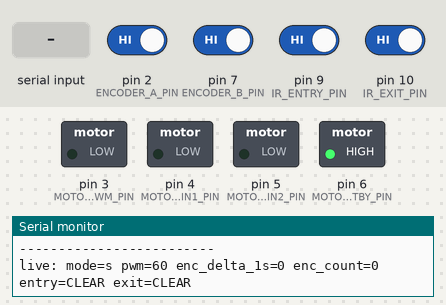
A sketch run on a simulated Arduino Uno, built with avr-gcc and run on an emulated ATmega328P. On the bench: switched loads named in the sketch (green lamp = pin HIGH), the last lines printed to the serial monitor. The inputs (shaded band) are chosen by the test bench; at power-on: pin 2 (ENCODER_A_PIN), pin 7 (ENCODER_B_PIN), pin 9 (IR_ENTRY_PIN), pin 10 (IR_EXIT_PIN) HIGH.

Above: at 1.2 s.
1.3 s: "f" received over Serial
At 2.5 s:
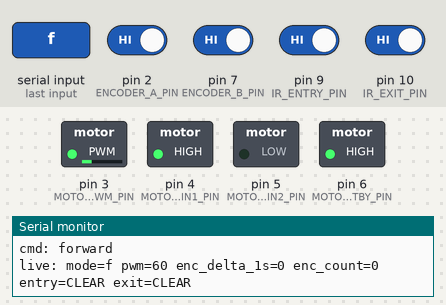
2.8 s: "r" received over Serial
At 3.7 s:
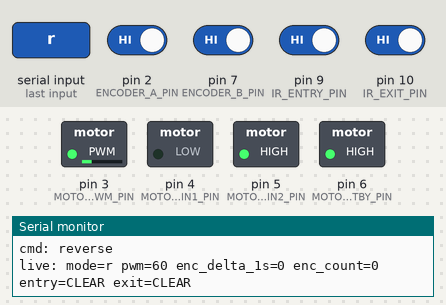
4.3 s: "b" received over Serial
At 4.8 s:
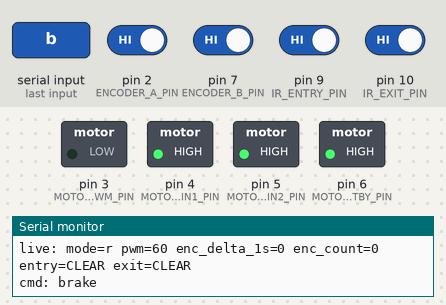
11.5 s: "p" received over Serial
At 12.9 s:
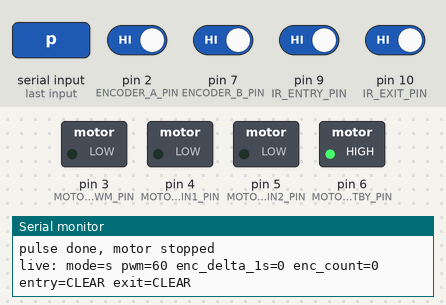
Timing chart, 0 to 14.3 s (numbered marks = the images above; inputs shaded):
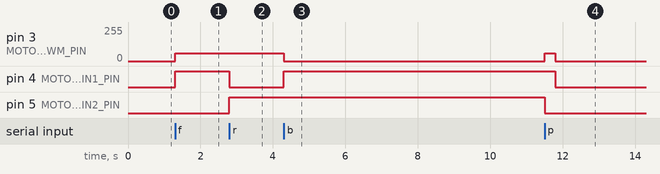

The sketch:

05_wiring_diagnostic.ino
```cpp
/*
  Collector Wiring Diagnostic

  Purpose:
    Shows whether the first collector wiring is alive before running full logic.

  Pin map:
    D2  -> Encoder A
    D3  -> TB6612 PWMA
    D4  -> TB6612 AIN1
    D5  -> TB6612 AIN2
    D6  -> TB6612 STBY
    D7  -> Encoder B
    D9  -> IR #1 entry receiver signal
    D10 -> IR #2 exit receiver signal

  Power:
    Arduino 5V  -> TB6612 VCC, encoder VCC, IR VCC
    Arduino GND -> TB6612 GND -> 12V PSU -
    12V PSU +   -> TB6612 VM
    Motor red   -> TB6612 AO1
    Motor black -> TB6612 AO2

  Serial Monitor:
    Baud rate: 115200
    Line ending: No line ending

  Commands:
    i = print wiring status once
    p = short low-PWM forward pulse, then stop
    f = forward low PWM
    r = reverse low PWM
    s = stop/coast
    b = brake
    + = increase PWM by 10, max 120
    - = decrease PWM by 10
    ? = help

  Expected IR logic for Adafruit break beam receivers with INPUT_PULLUP:
    LOW  = beam broken / blocked
    HIGH = beam clear / unbroken
*/

const byte ENCODER_A_PIN = 2;
const byte MOTOR_PWM_PIN = 3;
const byte MOTOR_AIN1_PIN = 4;
const byte MOTOR_AIN2_PIN = 5;
const byte MOTOR_STBY_PIN = 6;
const byte ENCODER_B_PIN = 7;
const byte IR_ENTRY_PIN = 9;
const byte IR_EXIT_PIN = 10;

const byte START_PWM = 60;
const byte MAX_SAFE_PWM = 120;
const unsigned int PULSE_MS = 300;

volatile long encoderCount = 0;
byte motorPwm = START_PWM;
char motorMode = 's';

void onEncoderAChange() {
  bool a = digitalRead(ENCODER_A_PIN);
  bool b = digitalRead(ENCODER_B_PIN);

  if (a == b) {
    encoderCount++;
  } else {
    encoderCount--;
  }
}

bool beamBroken(byte pin) {
  return digitalRead(pin) == LOW;
}

const char *beamText(byte pin) {
  return beamBroken(pin) ? "BROKEN" : "CLEAR";
}

void motorCoast() {
  analogWrite(MOTOR_PWM_PIN, 0);
  digitalWrite(MOTOR_AIN1_PIN, LOW);
  digitalWrite(MOTOR_AIN2_PIN, LOW);
  motorMode = 's';
}

void motorBrake() {
  analogWrite(MOTOR_PWM_PIN, 0);
  digitalWrite(MOTOR_AIN1_PIN, HIGH);
  digitalWrite(MOTOR_AIN2_PIN, HIGH);
  motorMode = 'b';
}

void motorForward() {
  digitalWrite(MOTOR_STBY_PIN, HIGH);
  digitalWrite(MOTOR_AIN1_PIN, HIGH);
  digitalWrite(MOTOR_AIN2_PIN, LOW);
  analogWrite(MOTOR_PWM_PIN, motorPwm);
  motorMode = 'f';
}

void motorReverse() {
  digitalWrite(MOTOR_STBY_PIN, HIGH);
  digitalWrite(MOTOR_AIN1_PIN, LOW);
  digitalWrite(MOTOR_AIN2_PIN, HIGH);
  analogWrite(MOTOR_PWM_PIN, motorPwm);
  motorMode = 'r';
}

void applyCurrentMode() {
  if (motorMode == 'f') {
    motorForward();
  } else if (motorMode == 'r') {
    motorReverse();
  } else if (motorMode == 'b') {
    motorBrake();
  } else {
    motorCoast();
  }
}

void printHelp() {
  Serial.println();
  Serial.println("Collector wiring diagnostic commands:");
  Serial.println("  i = print wiring status once");
  Serial.println("  p = short low-PWM forward pulse, then stop");
  Serial.println("  f = forward low PWM");
  Serial.println("  r = reverse low PWM");
  Serial.println("  s = stop/coast");
  Serial.println("  b = brake");
  Serial.println("  + = PWM +10, max 120");
  Serial.println("  - = PWM -10");
  Serial.println("  ? = help");
  Serial.println();
}

void printStatus() {
  noInterrupts();
  long count = encoderCount;
  interrupts();

  Serial.println("----- wiring status -----");
  Serial.print("TB6612 control pins: PWMA=D");
  Serial.print(MOTOR_PWM_PIN);
  Serial.print(" AIN1=D");
  Serial.print(MOTOR_AIN1_PIN);
  Serial.print(" AIN2=D");
  Serial.print(MOTOR_AIN2_PIN);
  Serial.print(" STBY=D");
  Serial.println(MOTOR_STBY_PIN);

  Serial.print("motor_mode=");
  Serial.print(motorMode);
  Serial.print(" pwm=");
  Serial.println(motorPwm);

  Serial.print("encoder: A raw=");
  Serial.print(digitalRead(ENCODER_A_PIN));
  Serial.print(" B raw=");
  Serial.print(digitalRead(ENCODER_B_PIN));
  Serial.print(" count=");
  Serial.println(count);

  Serial.print("IR entry D9 raw=");
  Serial.print(digitalRead(IR_ENTRY_PIN));
  Serial.print(" state=");
  Serial.println(beamText(IR_ENTRY_PIN));

  Serial.print("IR exit  D10 raw=");
  Serial.print(digitalRead(IR_EXIT_PIN));
  Serial.print(" state=");
  Serial.println(beamText(IR_EXIT_PIN));

  Serial.println("Power check with multimeter:");
  Serial.println("  TB6612 VCC->GND should be about 5V");
  Serial.println("  TB6612 VM->GND should be about 12V");
  Serial.println("  Arduino GND, TB6612 GND, and 12V PSU - must be common");
  Serial.println("-------------------------");
}

void pulseMotor() {
  Serial.print("short forward pulse pwm=");
  Serial.print(motorPwm);
  Serial.print(" for ");
  Serial.print(PULSE_MS);
  Serial.println("ms");

  motorForward();
  delay(PULSE_MS);
  motorCoast();

  Serial.println("pulse done, motor stopped");
}

void handleSerial() {
  while (Serial.available() > 0) {
    char cmd = Serial.read();

    if (cmd == 'i') {
      printStatus();
    } else if (cmd == 'p') {
      pulseMotor();
    } else if (cmd == 'f') {
      motorForward();
      Serial.println("cmd: forward");
    } else if (cmd == 'r') {
      motorReverse();
      Serial.println("cmd: reverse");
    } else if (cmd == 's') {
      motorCoast();
      Serial.println("cmd: stop/coast");
    } else if (cmd == 'b') {
      motorBrake();
      Serial.println("cmd: brake");
    } else if (cmd == '+') {
      motorPwm = min(MAX_SAFE_PWM, motorPwm + 10);
      applyCurrentMode();
      Serial.print("cmd: pwm=");
      Serial.println(motorPwm);
    } else if (cmd == '-') {
      motorPwm = max(0, motorPwm - 10);
      applyCurrentMode();
      Serial.print("cmd: pwm=");
      Serial.println(motorPwm);
    } else if (cmd == '?') {
      printHelp();
    }
  }
}

void setup() {
  Serial.begin(115200);

  pinMode(ENCODER_A_PIN, INPUT_PULLUP);
  pinMode(ENCODER_B_PIN, INPUT_PULLUP);
  pinMode(IR_ENTRY_PIN, INPUT_PULLUP);
  pinMode(IR_EXIT_PIN, INPUT_PULLUP);

  pinMode(MOTOR_PWM_PIN, OUTPUT);
  pinMode(MOTOR_AIN1_PIN, OUTPUT);
  pinMode(MOTOR_AIN2_PIN, OUTPUT);
  pinMode(MOTOR_STBY_PIN, OUTPUT);

  attachInterrupt(digitalPinToInterrupt(ENCODER_A_PIN), onEncoderAChange, CHANGE);

  digitalWrite(MOTOR_STBY_PIN, HIGH);
  motorCoast();

  Serial.println("Collector wiring diagnostic ready");
  Serial.println("Open Serial Monitor at 115200 baud. Send '?' for commands.");
  Serial.println("Start with 'i'. Then block each IR beam, rotate the shaft by hand, and try 'p'.");
  printStatus();
}

void loop() {
  static unsigned long lastPrintMs = 0;
  static long lastCount = 0;

  handleSerial();

  unsigned long now = millis();
  if (now - lastPrintMs >= 1000) {
    noInterrupts();
    long count = encoderCount;
    interrupts();

    long delta = count - lastCount;

    Serial.print("live: mode=");
    Serial.print(motorMode);
    Serial.print(" pwm=");
    Serial.print(motorPwm);
    Serial.print(" enc_delta_1s=");
    Serial.print(delta);
    Serial.print(" enc_count=");
    Serial.print(count);
    Serial.print(" entry=");
    Serial.print(beamText(IR_ENTRY_PIN));
    Serial.print(" exit=");
    Serial.println(beamText(IR_EXIT_PIN));

    lastCount = count;
    lastPrintMs = now;
  }
}
```

Measured:
- after the input at 1.3 s, pin 3 (MOTOR_PWM_PIN): 0/255 → 60/255 at once; pin 4 (MOTOR_AIN1_PIN): LOW → HIGH at once
- after the input at 2.8 s, pin 4 (MOTOR_AIN1_PIN): HIGH → LOW at once; pin 5 (MOTOR_AIN2_PIN): LOW → HIGH at once
- after the input at 4.3 s, pin 3 (MOTOR_PWM_PIN): 60/255 → 0/255 at once; pin 4 (MOTOR_AIN1_PIN): LOW → HIGH at once
- after the input at 11.5 s, pin 3 (MOTOR_PWM_PIN): 0/255 → 60/255 at once, → 0/255 0.30 s later; pin 4 (MOTOR_AIN1_PIN): HIGH → LOW after 0.30 s; pin 5 (MOTOR_AIN2_PIN): HIGH → LOW at once
